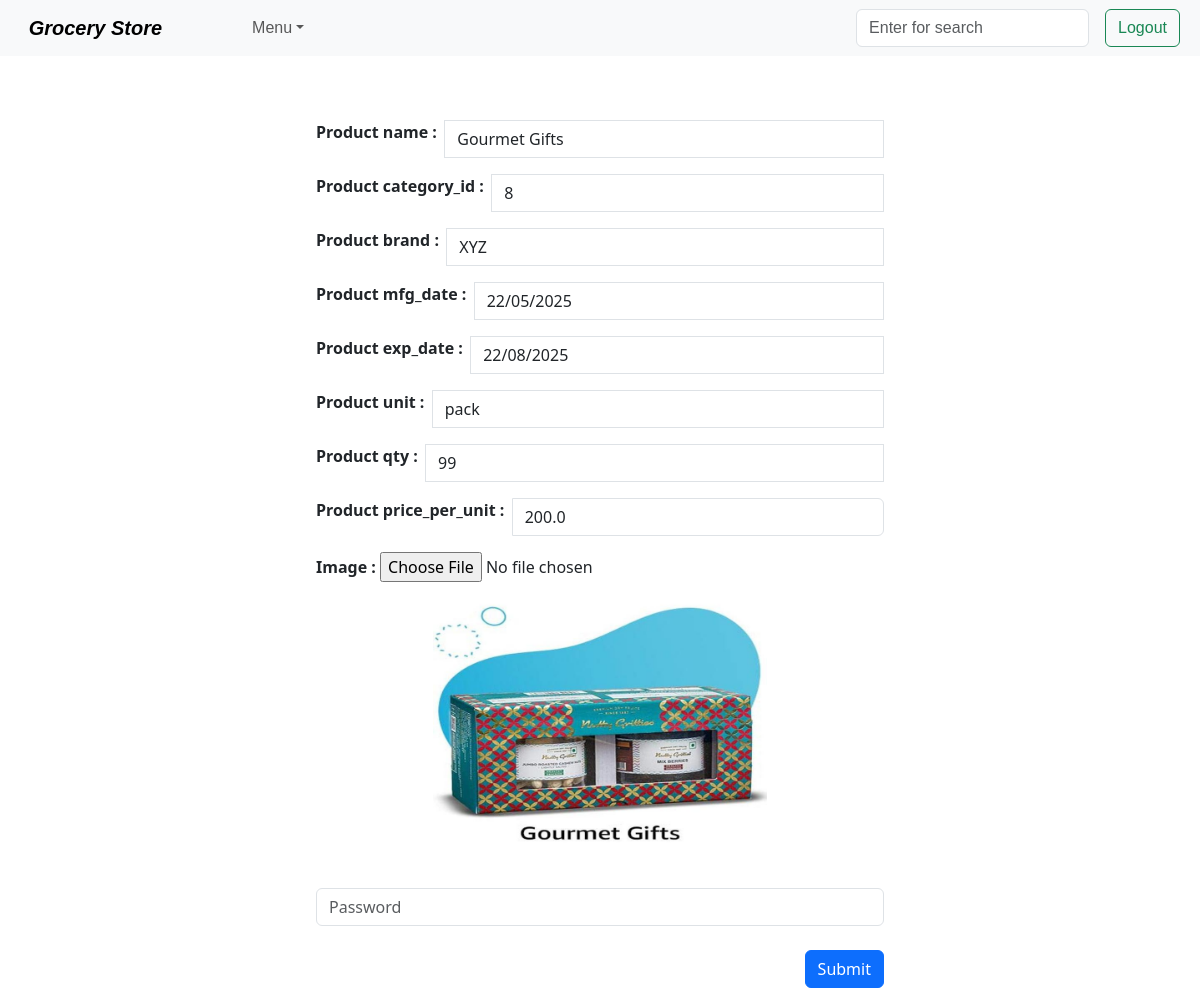
Screenshot of /admin_product_edit/2 (signed in) with the database file from the repository.
### model.py (models this page shows)
class Product(db.Model):
    __tablename__="product"
    id = db.Column('id', db.Integer, primary_key = True)
    name = db.Column(db.String(50))
    category = db.Column(db.Integer)
    brand = db.Column(db.String(50))
    mfg_date = db.Column(db.String(20))
    exp_date = db.Column(db.String(20))
    unit = db.Column(db.String(15))
    qty = db.Column(db.Integer)
    price_per_unit = db.Column(db.Float(15))
    image = db.Column(db.String)

### admin.py (the view)
@app.route("/admin_product_edit/<int:id>")
def admin_product_edit(id):
    if "admin_id" in session:
        product = Product.query.filter_by(id=id)
        check = [i for i in product]
        return render_template("admin_product_edit.html", product_info=check[0], flag=True)
    else:
        return redirect("/admin_sign-in")

### templates/admin_product_edit.html (shortened to what this page needs)
{% extends "base.html" %}
    {% block main %}
    <div class="container mt-5 w-50 p-3">
        <form enctype="multipart/form-data" action="/admin_product_update/{{ product_info.id }}" method="POST">
            <div class="input-group mb-3">
                <b>Product name : &nbsp;</b>
                <input type="text" class="form-control" name="product_name" value="{{product_info.name}}" placeholder="Product_name" aria-label="product_name" aria-describedby="basic-addon1"><br>
            </div>
            <div class="input-group mb-3">
                <b>Product category_id : &nbsp;</b>
                <input type="text" class="form-control" name="product_category" value="{{product_info.category}}" placeholder="Product_category" aria-label="product_category" aria-describedby="basic-addon1"><br>
            </div>
            <div class="input-group mb-3">
                <b>Product brand : &nbsp;</b>
                <input type="text" class="form-control" name="product_brand" value="{{product_info.brand}}" placeholder="Product_brand" aria-label="product_brand" aria-describedby="basic-addon1"><br>
            </div>
            <div class="input-group mb-3">
                <b>Product mfg_date : &nbsp;</b>
                <input type="text" class="form-control" name="product_mfg_date" value="{{product_info.mfg_date}}" placeholder="Product_mfg_date" aria-label="product_mfg_date" aria-describedby="basic-addon1"><br>
            </div>
            <div class="input-group mb-3">
                <b>Product exp_date : &nbsp;</b>
                <input type="text" class="form-control" name="product_exp_date" value="{{product_info.exp_date}}" placeholder="Product_exp_date" aria-label="product_exp_date" aria-describedby="basic-addon1"><br>
            </div>
            <div class="input-group mb-3">
                <b>Product unit : &nbsp;</b>
                <input type="text" class="form-control" name="product_unit" value="{{product_info.unit}}" placeholder="Product_unit" aria-label="product_unit" aria-describedby="basic-addon1"><br>
            </div>
            <div class="input-group mb-3">
                <b>Product qty : &nbsp;</b>
                <input type="text" class="form-control" name="product_qty" value="{{product_info.qty}}" placeholder="Product_qty" aria-label="product_qty" aria-describedby="basic-addon1"><br>
            </div>
            <div class="input-group mb-3">
                <b>Product price_per_unit : &nbsp;</b>
                <input type="text" class="form-control" name="product_price_per_unit" value="{{product_info.price_per_unit}}" placeholder="Product_price_per_unit" aria-label="product_price_per_unit" aria-describedby="basic-addon1">
            </div>
            <dl>
                <b>Image : </b>
                <input type="file" name="file" autocomplete="off">
            </dl>
            <center><img src="{{product_info.image}}" height="250px"></center>
            <br>
            <div class="input-group mb-3 mt-3">
                <input type="password" class="form-control" name="password" placeholder="Password" aria-label="password" aria-describedby="basic-addon1">
            </div>
            <button type="submit" class="btn btn-primary mt-2" style="float:right;">Submit</button>
        </form>
    </div>
    {% endblock %}

### rows the page displays
Product: product_name "Gourmet Gifts", product_category "8", product_brand "XYZ", product_mfg_date "22/05/2025", product_exp_date "22/08/2025", product_unit "pack", product_qty "99", product_price_per_unit "200.0", image (picture)
